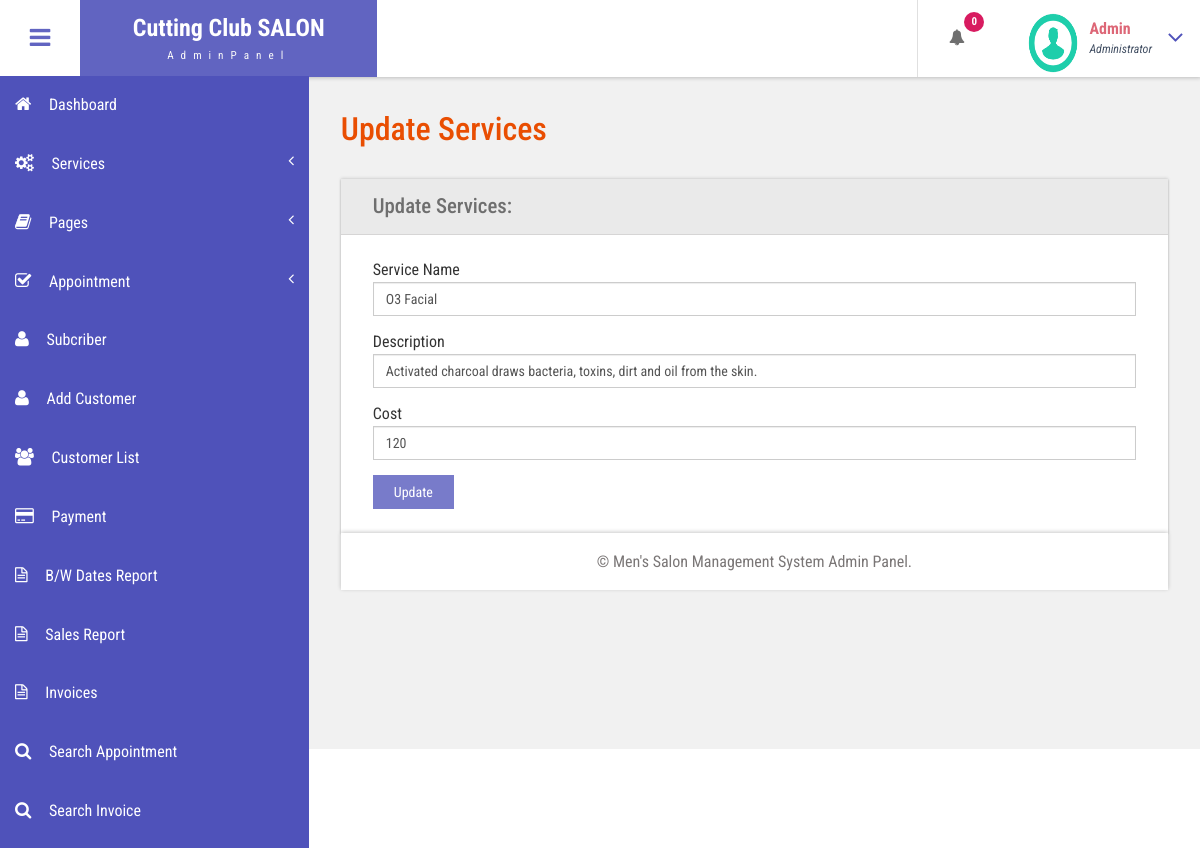
The app's page /admin/edit-services.php?editid=1 (signed in) with its own data.
### tables this page shows
CREATE TABLE `tblservices` (
  `ID` int(10) NOT NULL,
  `ServiceName` varchar(200) DEFAULT NULL,
  `Description` mediumtext DEFAULT NULL,
  `Cost` int(10) DEFAULT NULL,
  `CreationDate` timestamp NULL DEFAULT current_timestamp()
);

### admin/edit-services.php (the view, shortened to what this page needs)
<?php
include('includes/dbconnection.php');
if (strlen($_SESSION['bpmsaid']==0)) {
  header('location:logout.php');
  } else{
  ?>
<!DOCTYPE HTML>
<html>
<head>
<link href="css/bootstrap.css" rel='stylesheet' type='text/css' />
<link href="css/style.css" rel='stylesheet' type='text/css' />
<link href="css/font-awesome.css" rel="stylesheet">
<link href="css/animate.css" rel="stylesheet" type="text/css" media="all">
<link href="css/custom.css" rel="stylesheet">
</head>
<body class="cbp-spmenu-push">
	<div class="main-content">
		 <?php include_once('includes/sidebar.php');?>
	 <?php include_once('includes/header.php');?>
		<div id="page-wrapper">
			<div class="main-page">
				<div class="forms">
					<h3 class="title1">Update Services</h3>
					<div class="form-grids row widget-shadow" data-example-id="basic-forms">
						<div class="form-title">
							<h4>Update Services:</h4>
						</div>
						<div class="form-body">
							<form method="post">
  <?php
 $cid=$_GET['editid'];
$ret=mysqli_query($con,"select * from  tblservices where ID='$cid'");
while ($row=mysqli_fetch_array($ret)) {
?>
							 <div class="form-group"> <label for="exampleInputEmail1">Service Name</label> <input type="text" class="form-control" id="sername" name="sername" placeholder="Service Name" value="<?php  echo $row['ServiceName'];?>" required="true"> </div> <div class="form-group"> <label>Description</label> <input class="form-control" name="des" id="des" rows="5" required="true" value="<?php  echo $row['Description'];?>"> </div><div class="form-group"> <label for="exampleInputPassword1">Cost</label> <input type="text" id="cost" name="cost" class="form-control" placeholder="Cost" value="<?php  echo $row['Cost'];?>" required="true"> </div>
							 <?php } ?>
							  <button type="submit" name="submit" class="btn btn-default">Update</button> </form>
						</div>
					</div>
			</div>
		</div>
		 <?php include_once('includes/footer.php');?>
	</div>
</body>
</html>
<?php } ?>

### admin/includes/header.php (shortened to what this page needs)
<div class="sticky-header header-section ">
      <div class="header-left">
        <button id="showLeftPush"><i class="fa fa-bars"></i></button>
        <div class="logo">
          <a href="index.html">
            <h1>Cutting Club SALON</h1>
            <span>AdminPanel</span>
          </a>
        </div>
      </div>
      <div class="header-right">
        <div class="profile_details_left">
          <ul class="nofitications-dropdown">
            <?php
$ret1=mysqli_query($con,"select ID,Name from  tblappointment where Status=''");
$num=mysqli_num_rows($ret1);
?>
            <li class="dropdown head-dpdn">
              <a href="#" class="dropdown-toggle" data-toggle="dropdown" aria-expanded="false"><i class="fa fa-bell"></i><span class="badge blue"><?php echo $num;?></span></a>
            </li>
          </ul>
          <div class="clearfix"> </div>
        </div>
        <div class="profile_details">
        <?php
$adid=$_SESSION['bpmsaid'];
$ret=mysqli_query($con,"select AdminName from tbladmin where ID='$adid'");
$row=mysqli_fetch_array($ret);
$name=$row['AdminName'];
?>
          <ul>
            <li class="dropdown profile_details_drop">
              <a href="#" class="dropdown-toggle" data-toggle="dropdown" aria-expanded="false">
                <div class="profile_img">
                  <span class="prfil-img"><img src="images/download (1).png" alt="" width="50" height="60"> </span>
                  <div class="user-name">
                    <p><?php echo $name; ?></p>
                    <span>Administrator</span>
                  </div>
                  <i class="fa fa-angle-down lnr"></i>
                  <div class="clearfix"></div>
                </div>
              </a>
            </li>
          </ul>
        </div>
      </div>
      <div class="clearfix"> </div>
    </div>

### admin/css/style.css (style rules this page uses)
h4, h5, h6, h1, h2, h3 { margin: 0; }
ul, ol { margin: 0; }
p { margin: 0; }
html, body { font-family: 'Roboto Condensed', sans-serif; font-size: 100%; overflow-x: hidden; background: #fff; }
body a { transition: 0.5s all ease; -webkit-transition: 0.5s all ease; -moz-transition: 0.5s all ease; -o-transition: 0.5s all ease; -ms-transition: 0.5s all ease; text-decoration:none; }
h1,h2,h3,h4,h5,h6 { margin:0; }
p { margin:0; }
ul,label { margin:0; padding:0; }
.main-content { position: relative; }
.sticky-header { position: fixed; top: 0; left:0px; width: 100%; z-index: 100; }
.header-section { background:#FFF; box-shadow: 1px 1px 4px rgba(0, 0, 0, 0.21); -webkit-box-shadow: 1px 1px 4px rgba(0, 0, 0, 0.21); -moz-box-shadow: 1px 1px 4px rgba(0, 0, 0, 0.21); -o-box-shadow: 1px 1px 4px rgba(0, 0, 0, 0.21); }
.header-section::after { clear: both; display: block; content: ''; }
.header-left { float: left; width: 45%; }
.header-right { float: right; }
button#showLeftPush { font-size: 1.5em; width: 80px; padding: 0.87em 0; text-align: center; cursor: pointer; float: left; color: #6F6F6F; -moz-transition: all 0.2s ease-out 0s; -webkit-transition: all 0.2s ease-out 0s; transition: all 0.2s ease-out 0s; border: none; background-color: #fff; outline:none; }
.cbp-spmenu-push { overflow-x: hidden; position: relative; }
.cbp-spmenu, .cbp-spmenu-push { -webkit-transition: all 0.3s ease; -moz-transition: all 0.3s ease; transition: all 0.3s ease; }
.cbp-spmenu-push div#page-wrapper { margin: 0 0 0 19.3em; transition:.5s all; -webkit-transition:.5s all; -moz-transition:.5s all; }
.fa { display: inline-block; font-family: FontAwesome; font-style: normal; font-weight: normal; line-height: 1; -webkit-font-smoothing: antialiased; -moz-osx-font-smoothing: grayscale; }
.logo { background: #6164C1; text-align: center; float: left; }
.logo a { padding: 0.9em 3.3em .7em; display: block; text-decoration: none; }
.logo a h1 { color: #fff; font-size: 1.5em; line-height: 1.2em; font-weight: 700; }
.logo a span { color: #F8F8F8; font-size: .7em; text-align: center; letter-spacing: 7px; }
.profile_details_left { float: left; }
li.dropdown.head-dpdn { display: inline-block; padding: 1.7em 0; border-left: 1px solid #E0E0E0; float: left; }
li.dropdown.head-dpdn a.dropdown-toggle { padding: 1.7em 2em; }
i.fa.fa-bell { color:#6F6F6F; }
.header-right span.badge { font-size: 11px; font-weight: bold; color: #FFF; background: #8BC34A; line-height: 15px; width: 20px; height: 20px; border-radius: 2em; -webkit-border-radius: 2em; -moz-border-radius: 2em; -o-border-radius: 2em; text-align: center; display: inline-block; position: absolute; top: 16%; padding: 2px 0 0; }
.header-right span.blue { background-color:#D81B60; }
.profile_details { float: right; }
.profile_details_drop a.dropdown-toggle { display:block; padding: 0.8em 3em 0 2em; }
.profile_img span.prfil-img { float:left; }
.user-name { float:left; margin-top:8px; margin-left:11px; height:35px; }
.profile_details ul li { list-style-type:none; position:relative; }
.profile_details li a i.fa.lnr { position: absolute; top: 34%; right: 8%; color: #4F52BA; font-size: 1.6em; }
.user-name p { font-size:1em; color:#DD6777; line-height:1em; font-weight:700; }
.user-name span { font-size: .75em; font-style: italic; color: #424f63; font-weight: normal; margin-top: .3em; }
.charts,.row { margin: 2em 0 0; }
.widget-shadow { background-color: #fff; box-shadow: 0 -1px 3px rgba(0,0,0,.12),0 1px 2px rgba(0,0,0,.24); -webkit-box-shadow: 0 -1px 3px rgba(0,0,0,.12),0 1px 2px rgba(0,0,0,.24); -moz-box-shadow: 0 -1px 3px rgba(0,0,0,.12),0 1px 2px rgba(0,0,0,.24); }
h3.title1 { font-size: 2em; color: #e94e02; margin-bottom: 0.8em; }
.forms h3.title1 { margin-bottom:0; }
.forms h4 { font-size: 1.3em; color: #6F6F6F; }
.form-title { padding: 1em 2em; background-color: #EAEAEA; border-bottom: 1px solid #D6D5D5; }
.form-body { padding: 1.5em 2em; }
.forms label { font-weight: 400; }
.form-control { border-radius: inherit; }
.forms button.btn.btn-default { background-color: rgba(97, 100, 193, 0.85); color: #fff; padding: .5em 1.5em; border: none; outline:none; border-radius: inherit; }

### admin/css/custom.css (style rules this page uses)
#page-wrapper { padding:7em 2em 2.5em; background-color: #F1F1F1; }

### records on screen
tblservices: sername "O3 Facial", des "Activated charcoal draws bacteria, toxins, dirt and oil from the skin.", cost "120"

### other values on screen
$num "0"
$name "Admin"
